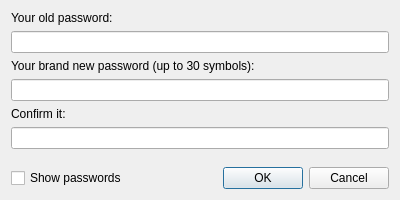
<?xml version="1.0" encoding="UTF-8"?>
<ui version="4.0">
 <class>PasswordRecreationForm</class>
 <widget class="QDialog" name="PasswordRecreationForm">
  <property name="geometry">
   <rect>
    <x>0</x>
    <y>0</y>
    <width>400</width>
    <height>200</height>
   </rect>
  </property>
  <property name="sizePolicy">
   <sizepolicy hsizetype="Fixed" vsizetype="Fixed">
    <horstretch>0</horstretch>
    <verstretch>0</verstretch>
   </sizepolicy>
  </property>
  <property name="minimumSize">
   <size>
    <width>400</width>
    <height>200</height>
   </size>
  </property>
  <property name="maximumSize">
   <size>
    <width>400</width>
    <height>200</height>
   </size>
  </property>
  <property name="windowTitle">
   <string>Password recreating</string>
  </property>
  <property name="locale">
   <locale language="English" country="UnitedStates"/>
  </property>
  <layout class="QVBoxLayout" name="verticalLayout">
   <item>
    <widget class="QLabel" name="oldLabel">
     <property name="text">
      <string>Your old password:</string>
     </property>
    </widget>
   </item>
   <item>
    <widget class="QLineEdit" name="oldLineEdit">
     <property name="maxLength">
      <number>30</number>
     </property>
     <property name="echoMode">
      <enum>QLineEdit::Password</enum>
     </property>
    </widget>
   </item>
   <item>
    <widget class="QLabel" name="creationLabel">
     <property name="text">
      <string>Your brand new password (up to 30 symbols):</string>
     </property>
    </widget>
   </item>
   <item>
    <widget class="QLineEdit" name="creationLineEdit">
     <property name="maxLength">
      <number>30</number>
     </property>
     <property name="echoMode">
      <enum>QLineEdit::Password</enum>
     </property>
    </widget>
   </item>
   <item>
    <widget class="QLabel" name="confirmLabel">
     <property name="text">
      <string>Confirm it:</string>
     </property>
    </widget>
   </item>
   <item>
    <widget class="QLineEdit" name="confirmLineEdit">
     <property name="maxLength">
      <number>30</number>
     </property>
     <property name="echoMode">
      <enum>QLineEdit::Password</enum>
     </property>
    </widget>
   </item>
   <item>
    <spacer name="verticalSpacer">
     <property name="orientation">
      <enum>Qt::Vertical</enum>
     </property>
     <property name="sizeHint" stdset="0">
      <size>
       <width>20</width>
       <height>40</height>
      </size>
     </property>
    </spacer>
   </item>
   <item>
    <layout class="QHBoxLayout" name="horizontalLayout">
     <item>
      <widget class="QCheckBox" name="showPassword">
       <property name="text">
        <string>Show passwords</string>
       </property>
      </widget>
     </item>
     <item>
      <spacer name="horizontalSpacer">
       <property name="orientation">
        <enum>Qt::Horizontal</enum>
       </property>
       <property name="sizeHint" stdset="0">
        <size>
         <width>40</width>
         <height>20</height>
        </size>
       </property>
      </spacer>
     </item>
     <item>
      <widget class="QDialogButtonBox" name="okCancel">
       <property name="standardButtons">
        <set>QDialogButtonBox::Cancel|QDialogButtonBox::Ok</set>
       </property>
      </widget>
     </item>
    </layout>
   </item>
  </layout>
 </widget>
 <resources/>
 <connections/>
</ui>
